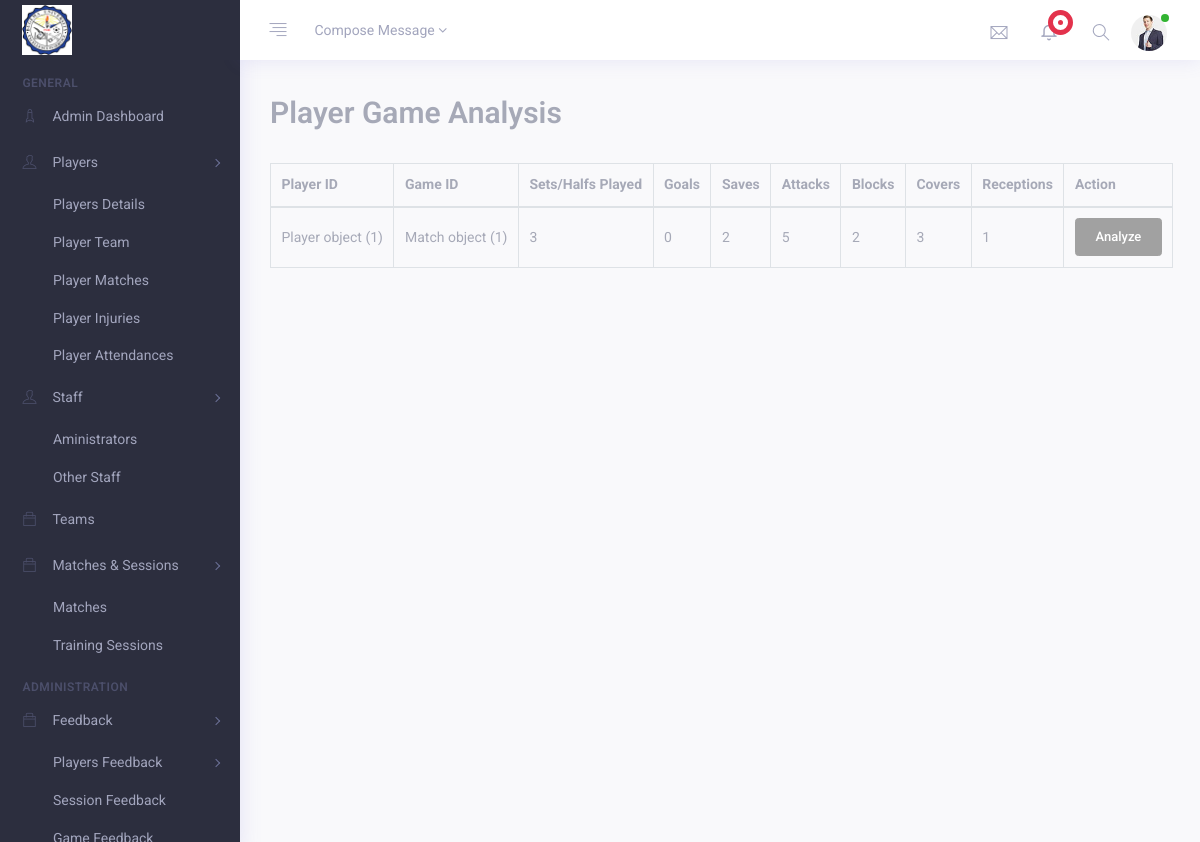
/player_matches/, run on the app's committed database.
### administrator/models.py (models this page shows)
class PlayerGame(models.Model):
    player_id = models.ForeignKey(Player, on_delete=models.CASCADE)
    match_id = models.ForeignKey(Match, on_delete=models.CASCADE)
    sets_halfs_played = models.CharField(max_length=100)
    goals_scored = models.IntegerField(null=True)
    saves_made = models.IntegerField(null=True)
    attack_kills = models.IntegerField(null=True)
    block_kills = models.IntegerField(null=True)
    cover_saves = models.IntegerField(null=True)
    receptions_delivered = models.IntegerField(null=True)

class Player(models.Model):
    player_id = models.AutoField(primary_key=True)
    first_name = models.CharField(max_length=100)
    last_name = models.CharField(max_length=100)
    gender_choices = [
        ('Male', 'Male'),
        ('Female', 'Female'),
    ]
    gender = models.CharField(max_length=30, choices=gender_choices, default=None)
    dob = models.DateField()
    nationality = models.CharField(max_length=100)
    email = models.EmailField(max_length=100)
    phone_number = models.CharField(max_length=50)
    player_game_choices = [
        ('Volleyball', 'Volleyball'),
        ('Football', 'Football'),
        ('Basketball', 'Basketball'),
        ('Netball', 'Netball'),
    ]
    player_game = models.CharField(max_length=50, choices=player_game_choices, default='Volleyball')
    position = models.CharField(max_length=100)
    jersey_no = models.IntegerField()
    medical_condition = models.CharField(max_length=100)

class Match(models.Model):
    match_id = models.AutoField(primary_key=True)
    date = models.DateField(default=None)
    home_team = models.CharField(max_length=100)
    away_team = models.CharField(max_length=100)
    venue = models.CharField(max_length=100)
    game_type_choices = [
        ('League game', 'League game'),
        ('Friendly game', 'Friendly game'),
        ('Tournament game', 'Tournament game')
    ]
    game_type = models.CharField(max_length=30, choices=game_type_choices, default='League game')
    result_choices = [
        ('Win', 'Win'),
        ('Loss', 'Loss'),
        ('Draw', 'Draw'),
    ]
    result = models.CharField(max_length=30, choices=result_choices, default='Win')

### administrator/views.py (the view)
# urls.py: path('player_matches/', views.player_matches, name="player_matches"),
def player_matches(request):
    player_matches = PlayerGame.objects.all()
    return render(request, "player_matches.html", {'player_matches': player_matches})

### coach/templates/player_matches.html (shortened to what this page needs)
{% extends 'root.html' %}
{% load static %}
{% block content %}
{% load crispy_forms_tags %}
<div class="container-fluid">
    <div class="row">
        <div class="col-md-12 m-b-30">
            <form method="POST" action="">
                <div class="row">
                  <div class="col-10">
                    <h2 class="text-muted">Player Game Analysis</h2>
                  </div>
              </div><br />
                <div class="display_table">
                    <table class='table table-bordered'>
                      <thead>
                        <tr>
                          <th>Player ID</th>
                          <th>Game ID</th>
                          <th>Sets/Halfs Played</th>
                          <th>Goals</th>
                          <th>Saves</th>
                          <th>Attacks</th>
                          <th>Blocks</th>
                          <th>Covers</th>
                          <th>Receptions</th>
                          <th>Action</th>
                        </tr>
                      </thead>
                      {% for player_match in player_matches %}
                      <tbody>
                        <tr>
                          <td>{{ player_match.player_id }}</td>
                          <td>{{ player_match.match_id }}</td>
                          <td>{{ player_match.sets_halfs_played }}</td>
                          <td>{{ player_match.goals_scored }}</td>
                          <td>{{ player_match.saves_made }}</td>
                          <td>{{ player_match.attack_kills }}</td>
                          <td>{{ player_match.block_kills }}</td>
                          <td>{{ player_match.cover_saves }}</td>
                          <td>{{ player_match.receptions_delivered }}</td>
                          <td>
                              <a href="" class="btn btn-secondary">Analyze</a>
                          </td>
                        </tr>
                      </tbody>
                      {% endfor %}
                    </table>
            </form>
        </div>
    </div>
</div>
{% endblock content %}

### data on the page
PlayerGame: player_id "Player object (1)", match_id "Match object (1)", sets_halfs_played "3", goals_scored "0", saves_made "2", attack_kills "5", block_kills "2", cover_saves "3", receptions_delivered "1"
